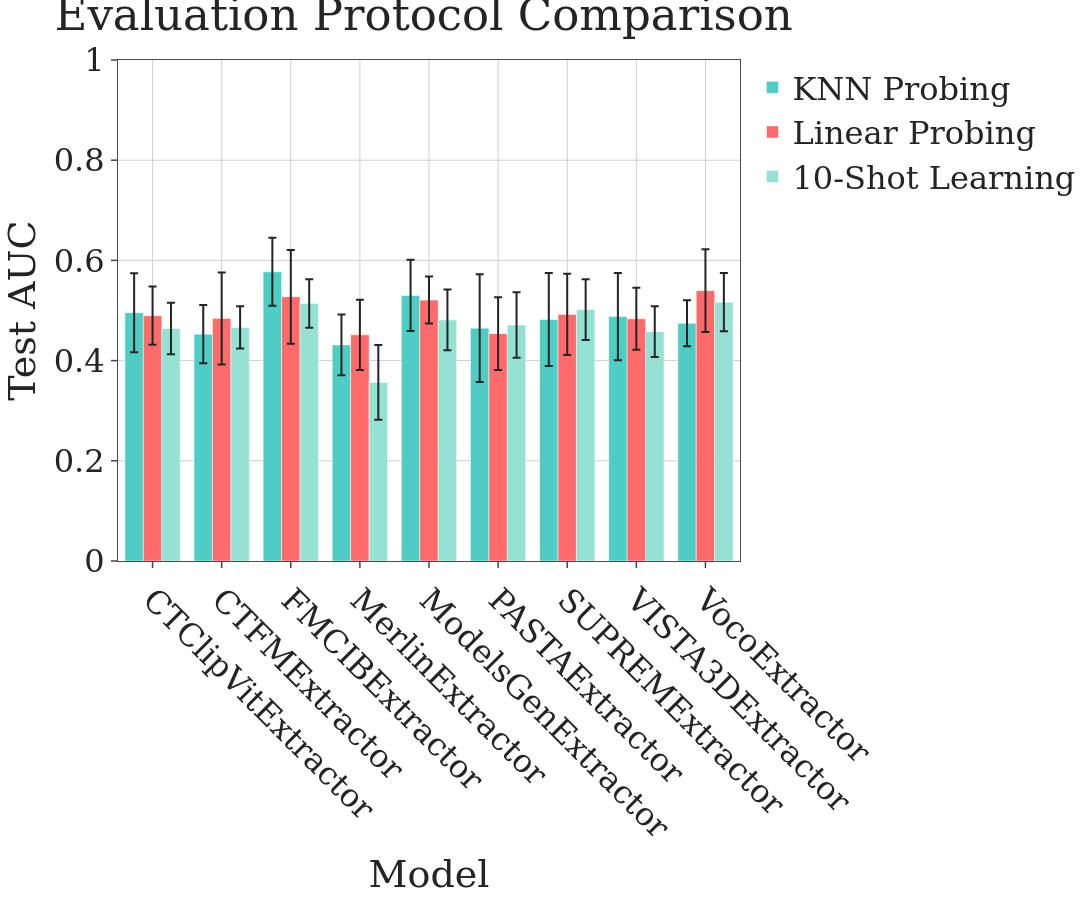

Notebook code cell kept with this figure:
### Markdown cell above
## Comparison: KNN vs Linear Probing vs Few-Shot

### Code cell
# Create comparison visualization
model_names = list(linear_probing_results.keys())

knn_means = [test_accuracies_dict[m]['mean'] for m in model_names]
linear_means = [linear_probing_results[m]['mean'] for m in model_names]
few_shot_10_means = [few_shot_results[10][m]['mean'] for m in model_names]

knn_errors = [test_accuracies_dict[m]['ci95'][1] - test_accuracies_dict[m]['mean'] for m in model_names]
linear_errors = [linear_probing_results[m]['ci95'][1] - linear_probing_results[m]['mean'] for m in model_names]
few_shot_errors = [few_shot_results[10][m]['ci95'][1] - few_shot_results[10][m]['mean'] for m in model_names]

fig = go.Figure()

fig.add_trace(go.Bar(
    x=model_names,
    y=knn_means,
    error_y=dict(type='data', array=knn_errors),
    name='KNN Probing',
    marker_color='#4ECDC4'
))

fig.add_trace(go.Bar(
    x=model_names,
    y=linear_means,
    error_y=dict(type='data', array=linear_errors),
    name='Linear Probing',
    marker_color='#FF6B6B'
))

fig.add_trace(go.Bar(
    x=model_names,
    y=few_shot_10_means,
    error_y=dict(type='data', array=few_shot_errors),
    name='10-Shot Learning',
    marker_color='#95E1D3'
))

apply_r_style(fig, font_size=32)
fig.update_layout(
    title='Evaluation Protocol Comparison',
    xaxis_title='Model',
    yaxis_title='Test AUC',
    barmode='group',
    height=FIG_SIZE,
    width=1400,
    template='simple_white',
    xaxis_tickangle=45
)
fig.update_yaxes(range=[0, 1.0])

fig.write_image(PLOTS_DIR / f"colorectal_liver_metastases_evaluation_protocols.png")

fig.show()

print(f"Correlation KNN vs Linear Probing: {np.corrcoef(knn_means, linear_means)[0, 1]:.4f}")
print(f"Correlation KNN vs 10-Shot: {np.corrcoef(knn_means, few_shot_10_means)[0, 1]:.4f}")
print("Interpretation:")
print("  High KNN-Linear correlation (>0.8): Consistent feature quality assessment")
print("  10-Shot vs KNN: Difference shows data-efficiency gains with simple learning")

### Figure 1 — Plotly figure (JSON) as saved in the notebook; plotly's stock layout.template omitted (floating-point values rounded to 4 significant figures)
{"data": [{"error_y": {"array": [0.07883, 0.05805, 0.06775, 0.06057, 0.07119, 0.1074, 0.0928, 0.08713, 0.04591], "type": "data"}, "marker": {"color": "#4ECDC4"}, "name": "KNN Probing", "type": "bar", "x": ["CTClipVitExtractor", "CTFMExtractor", "FMCIBExtractor", "MerlinExtractor", "ModelsGenExtractor", "PASTAExtractor", "SUPREMExtractor", "VISTA3DExtractor", "VocoExtractor"], "y": [0.4957, 0.4528, 0.5772, 0.4313, 0.5302, 0.4648, 0.482, 0.4878, 0.4744]}, {"error_y": {"array": [0.05804, 0.09171, 0.09356, 0.07015, 0.0469, 0.07264, 0.08112, 0.06183, 0.0827], "type": "data"}, "marker": {"color": "#FF6B6B"}, "name": "Linear Probing", "type": "bar", "x": ["CTClipVitExtractor", "CTFMExtractor", "FMCIBExtractor", "MerlinExtractor", "ModelsGenExtractor", "PASTAExtractor", "SUPREMExtractor", "VISTA3DExtractor", "VocoExtractor"], "y": [0.4896, 0.4841, 0.5274, 0.4515, 0.5207, 0.4537, 0.4922, 0.4833, 0.5396]}, {"error_y": {"array": [0.05128, 0.04232, 0.04852, 0.07451, 0.06062, 0.06549, 0.06077, 0.05084, 0.05801], "type": "data"}, "marker": {"color": "#95E1D3"}, "name": "10-Shot Learning", "type": "bar", "x": ["CTClipVitExtractor", "CTFMExtractor", "FMCIBExtractor", "MerlinExtractor", "ModelsGenExtractor", "PASTAExtractor", "SUPREMExtractor", "VISTA3DExtractor", "VocoExtractor"], "y": [0.4641, 0.4663, 0.5139, 0.3565, 0.4813, 0.4711, 0.5019, 0.4578, 0.5167]}], "layout": {"barmode": "group", "font": {"family": "DejaVu Serif", "size": 32}, "height": 900, "margin": {"b": 60, "l": 60, "r": 40, "t": 60}, "paper_bgcolor": "white", "plot_bgcolor": "white", "title": {"text": "Evaluation Protocol Comparison"}, "width": 1400, "xaxis": {"gridcolor": "#D0D0D0", "linecolor": "#4B4B4B", "mirror": true, "showgrid": true, "tickangle": 45, "ticklen": 6, "ticks": "outside", "tickwidth": 1.5, "title": {"text": "Model"}, "zeroline": false}, "yaxis": {"gridcolor": "#D0D0D0", "linecolor": "#4B4B4B", "mirror": true, "range": [0, 1.0], "showgrid": true, "ticklen": 6, "ticks": "outside", "tickwidth": 1.5, "title": {"text": "Test AUC"}, "zeroline": false}}}
